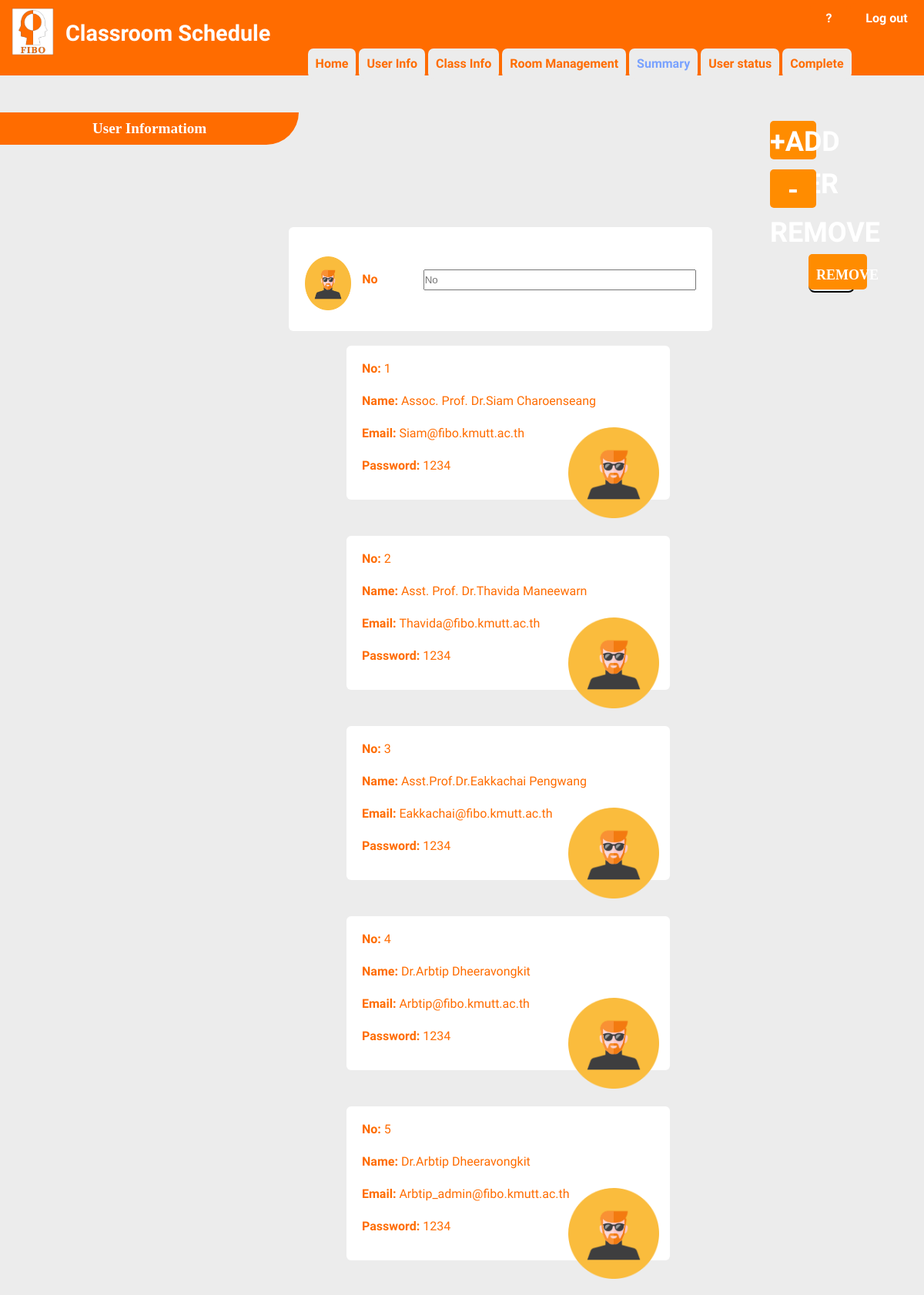
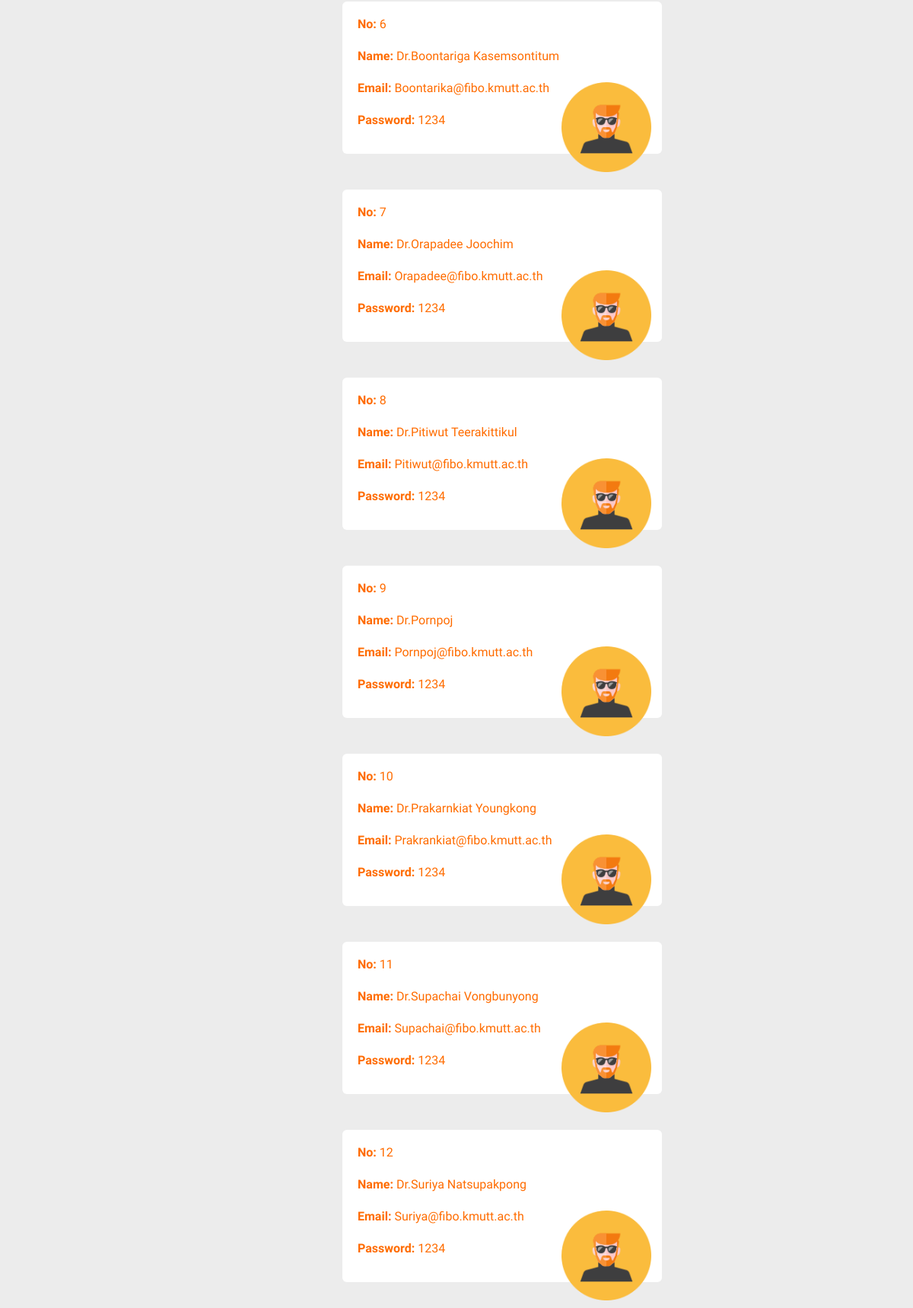
Screenshot of /admin2-link.php (upper part) with the database file from the repository (2 pictures, top to bottom).
### tables this page shows
CREATE TABLE `table_account` (
  `No` int(3) NOT NULL,
  `teacher_name` varchar(100) NOT NULL,
  `teacher_email` varchar(100) NOT NULL,
  `teacher_password` varchar(100) NOT NULL DEFAULT '1234',
  `teacher_status` varchar(100) NOT NULL DEFAULT 'T'
);

### admin2-link.php (the view, shortened to what this page needs)
<?php
      require 'dbconfig/config.php';
?>
<!DOCTYPE html>
<html lang="en">
  <head>
    <link rel="stylesheet" type="text/css" href="css/admin1.css">
    <link rel="stylesheet" type="text/css" href="css/admin3-1.css">
    <link rel="stylesheet" type="text/css" href="css/admin3-2.css">
    <link rel="stylesheet" type="text/css" href="page3.css">
    <link rel="stylesheet" href="style.css">
    <link rel="stylesheet" type="text/css" href="ddstyle.css">
    <link rel="stylesheet" type="text/css" href="theme.css">
  </head>
  <body>
    <header>
        <img src="images/FIBO_logo.jpg" width="55" height="62" style="margin-top: 10px; margin-left: 10px">
        <div style="font-size: 1.8em; margin-top: -50px; margin-left: 80px">
        <b>Classroom Schedule</b>
        </div><br><br>
        </header>
        <form action="admin2.php" method="post">
        <div style="margin-top: -94px; margin-left:87.7%">
        <a href="index.php" class="btn"><b>?</b></a>
        <a href="index.php" class="btn"><b>Log out</b></a>
    </div>
    <div style="margin-top: 20px; margin-left:33.3%">
        <a href="admin1.php" class="btn1"><b>Home</b></a>
        <a href="admin2.php" class="btn1"><b>User Info</b></a>
        <a href="admin3.php" class="btn1"><b>Class Info</b></a>
        <a href="admin4.php" class="btn1"><b>Room Management</b></a>
        <a href="admin5.php" class="btn1" style=" color: #79a2ff"><b>Summary</b></a>
        <a href="admin6.php" class="btn1"><b>User status</b></a>
        <a href="admin7.php" class="btn1"><b>Complete</b></a>
    </div>
        <div style="margin-top: 25px;">
            <br><b class="topics">User Informatiom</b><br><br>
        </div>
        <a href="#" id="show"  style=" margin-left:1000px ; margin-top: -50px " class = "button4"  >
        <span class = "content"><b>+Add User</b></span></a>
        <div style="margin-top: 25px;"><br><br>
        </div>
        <a href="#" id="show1"  style=" margin-left:1000px ; margin-top: -50px " class = "button4"  >
        <span class = "content"><b>-Remove</b></span></a>
        <q1><button id ="hide1" name="remove_account" style=" margin-left:1050px ; margin-top:60px " class = "buttonsave">
                <span class = "content"><b>remove</b></span>
        </button>
        <center>
        <div  style='margin-top:-85px; margin-left:100px;border-radius: 6px; background-color:white; height:135px ; width: 550px'>
                <br>
                <br>
                <img src='images/user.png' ALIGN = "MIDDLE" width="60" height="70">
                <b style =" margin-left:10px; font-family: 'Work Sans', sans-serif; font-size: 16px ">No</b>
                <input style ="width:350px; height:23px; margin-top:5px; margin-left:55px" name="No" type="text" placeholder="No">
        </div>
        </center>
        <br>
        </q1>
        <?php
                $sql = "SELECT * FROM table_account";
                $smyData = mysqli_query($con, $sql);
                while($row = mysqli_fetch_array($smyData)){
                    echo "<div style='margin-top:0px; margin-left:450px'class='statuskru'>";
                    echo "<p class='text-head'><b> No: </b>".$row["No"]."</p><br>";
                    echo "<p class='text'><b> Name: </b>".$row["teacher_name"]."</p><br>";
                    echo "<p class='text'><b>Email: </b>".$row["teacher_email"]."</p><br>";
                    echo "<p class='text'><b>Password: </b>".$row["teacher_password"]."</p><br>";
                    echo "<img style='width: 28%; height: auto; margin-top: -107px; margin-left: 288px;' src='images/user.png'>";
                    echo "</div>";
                    echo "<br>";
                    echo "<br>";
                }
            ?>
      </form>
  </body>
</html>

### css/admin1.css (style rules this page uses)
* { margin: 0; padding: 0; }
.btn { display: inline-block; border:1.5px solid white; padding: 10px 17px; background-color: #ff6c00; text-decoration: none; font-family: 'Work Sans', sans-serif; font-size: 1em; color: #ffffff ; border-radius:7px; transition: 0.1s; }
.btn1 { display: inline-block; border: 0px solid #ff6c00; padding: 10px 10px; background-color: #ececec; text-decoration: none; font-family: 'Work Sans', sans-serif; font-size: 1.2em; color: #ff6c00 ; border-radius: 7px; transition: 0.1s; }
.topics { display: inline-block; border: 0px solid #ff6c00; padding: 10px 120px; background-color: #ff6c00; text-decoration: none; font-family: 'Work Sans', sans-serif; font-size: 1.2em; color: #ffffff ; border-bottom-right-radius: 50px; transition: 0.1s; }
.statuskru { width:420px; height:auto; border:0px; display:inline-block; background:#ffffff; font-size:1em; color:#ff6c00; text-align: left; border:1px solid #ff6c00; border-radius:6px; line-height: 42px; font-family: 'Work Sans', sans-serif; box-sizing: border-box 0px; }
.text { line-height: 0; margin-top: 0px; margin-left: 20px; }
.text-head { line-height: 0; margin-top: 30px; margin-left: 20px; }
.statuskru img { margin-left: 420px; margin-top: -90px }
.button4 { display: block; width:auto; height: 50px; position: relative; border-radius: 8px; }
.button4 .content { display: block; position: absolute; width: 220px; height: 100%; line-height: 55px; background-color: #FF8C00; text-align: center; color: rgb(255, 255, 255); text-transform: uppercase; cursor: pointer; border-radius: 5px; font-size: 36px; }

### css/admin3-2.css (style rules this page uses)
* { margin: 0; padding: 0; }
body { background-color: #f0f0f0; font-family:'Work Sans', sans-serif; }
.button4 { display: block; width:auto; height: 50px; position: relative; border-radius: 8px; }
.button4 .content { display: block; position: absolute; width: 220px; height: 100%; line-height: 55px; background-color: #FF8C00; text-align: center; color: rgb(255, 255, 255); text-transform: uppercase; border-radius: 5px; font-size: 36px; }
.buttonsave { display: block; width: 60px; height: 50px; position: relative; border-radius: 8px; margin-left: 721px; margin-top: 15px; cursor: pointer; }
.buttonsave .content { display: block; position: absolute; margin-top: -25px; margin-left: -2px; line-height: 55px; padding-left: 10px; padding-right: 10px; width: auto; background-color: #ff6c00; text-align: center; color: rgb(255, 255, 255); border-radius: 5px; font-size: 18px; }

### css/page3.css (style rules this page uses)
.btn { display: inline-block; border: 0px solid #ff6c00; padding: 10px 20px; background-color: #ff6c00; text-decoration: none; font-family: 'Work Sans', sans-serif; font-size: 1em; color: #ffffff ; border-radius: 7px; transition: 0.1s; }
.btn1 { display: inline-block; border: 0px solid #ff6c00; padding: 10px 10px; background-color: #ececec; text-decoration: none; font-family: 'Work Sans', sans-serif; font-size: 1em; color: #ff6c00 ; border-radius: 7px; transition: 0.1s; }
.topics { display: inline-block; border: 0px solid #ff6c00; padding: 10px 120px; background-color: #ff6c00; text-decoration: none; font-family: 'Work Sans', sans-serif; font-size: 1.2em; color: #ffffff ; border-bottom-right-radius: 50px; transition: 0.1s; }
.statuskru { width:420px; height:200px; border:0px; display:inline-block; background:#ffffff; font-size:1em; color:#ff6c00; text-align: left; border-radius:6px; line-height: 42px; font-family: 'Work Sans', sans-serif; box-sizing: border-box 0px; }

### css/style.css (style rules this page uses)
* { margin: 0; padding: 0; }
body { background-color: #f0f0f0; font-family: Aqua Grotesque Regular; }
.button4 { display: block; width: 60px; height: 50px; position: relative; border-radius: 8px; }
.button4 .content { display: block; position: absolute; width: 100%; height: 100%; line-height: 55px; background-color: #FF8C00; text-align: center; color: rgb(255, 255, 255); text-transform: uppercase; border-radius: 5px; font-size: 36px; }
.buttonsave { display: block; width: 60px; height: 50px; position: relative; border-radius: 8px; }
.buttonsave .content { display: block; position: absolute; width: 100%; height: 100%; line-height: 55px; background-color: #FF8C00; text-align: center; color: rgb(255, 255, 255); text-transform: uppercase; border-radius: 5px; font-size: 18px; font-family: Aqua Grotesque Regular; }

### admin2-link.php (style rules this page uses)
body { background-color: #ececec; color: #ff6c00 ; font-family: 'Work Sans', sans-serif; font-size: 1em; text-align: left; }
header { background: #ff6c00 none repeat-x 0 0; color: #FFFFFF; margin-top: 0px; padding: 0 5px; text-align: left; }

### rows the page displays
table_account: No "1", teacher_name "Assoc. Prof. Dr.Siam Charoenseang", teacher_email "Siam@fibo.kmutt.ac.th", teacher_password "1234"
table_account: No "2", teacher_name "Asst. Prof. Dr.Thavida Maneewarn", teacher_email "Thavida@fibo.kmutt.ac.th", teacher_password "1234"
table_account: No "3", teacher_name "Asst.Prof.Dr.Eakkachai Pengwang", teacher_email "Eakkachai@fibo.kmutt.ac.th", teacher_password "1234"
table_account: No "4", teacher_name "Dr.Arbtip Dheeravongkit", teacher_email "Arbtip@fibo.kmutt.ac.th", teacher_password "1234"
table_account: No "5", teacher_name "Dr.Arbtip Dheeravongkit", teacher_email "Arbtip_admin@fibo.kmutt.ac.th", teacher_password "1234"
table_account: No "6", teacher_name "Dr.Boontariga Kasemsontitum", teacher_email "Boontarika@fibo.kmutt.ac.th", teacher_password "1234"
table_account: No "7", teacher_name "Dr.Orapadee Joochim", teacher_email "Orapadee@fibo.kmutt.ac.th", teacher_password "1234"
table_account: No "8", teacher_name "Dr.Pitiwut Teerakittikul", teacher_email "Pitiwut@fibo.kmutt.ac.th", teacher_password "1234"
table_account: No "9", teacher_name "Dr.Pornpoj", teacher_email "Pornpoj@fibo.kmutt.ac.th", teacher_password "1234"
table_account: No "10", teacher_name "Dr.Prakarnkiat Youngkong", teacher_email "Prakrankiat@fibo.kmutt.ac.th", teacher_password "1234"
table_account: No "11", teacher_name "Dr.Supachai Vongbunyong", teacher_email "Supachai@fibo.kmutt.ac.th", teacher_password "1234"
table_account: No "12", teacher_name "Dr.Suriya Natsupakpong", teacher_email "Suriya@fibo.kmutt.ac.th", teacher_password "1234"
